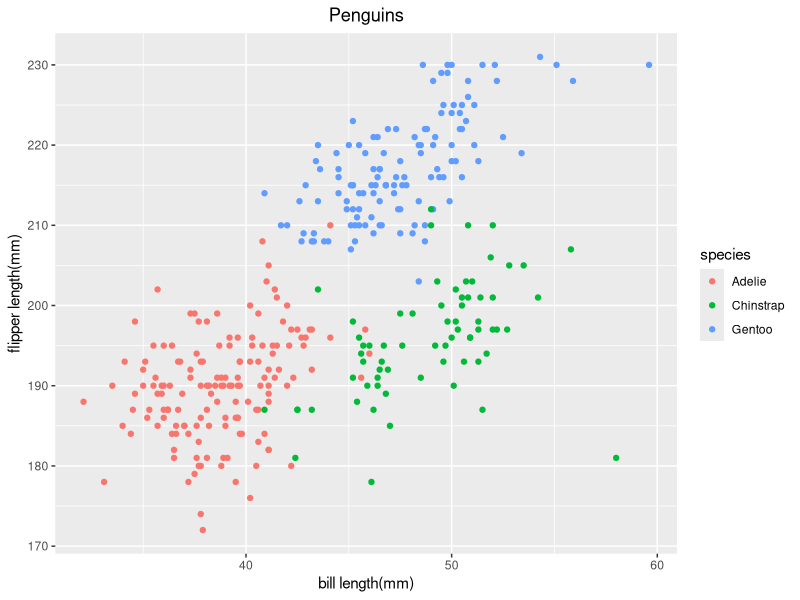
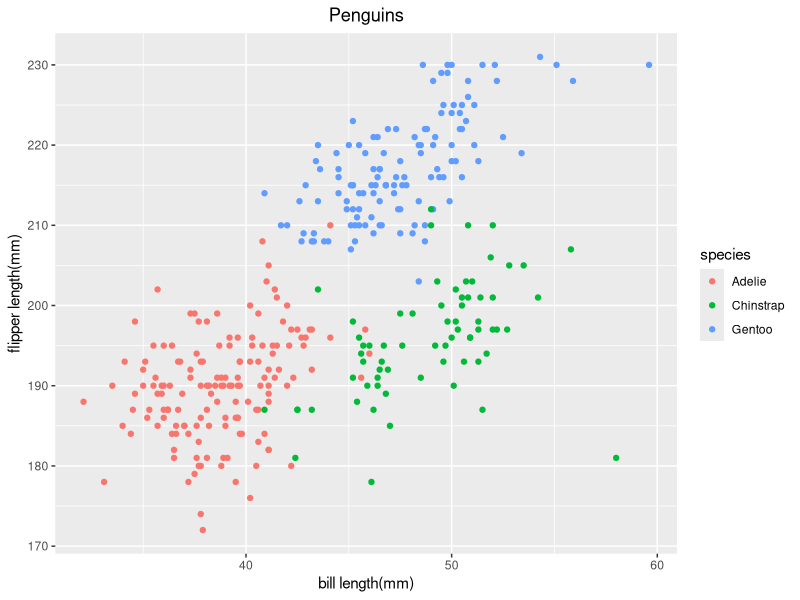

Recreate these plots in R, in order.
## ---- chunk 1
library(tidyverse)

## ---- chunk 2
set.seed(97)
## ---- chunk 3

df_1 = tibble(
  vec_norm = rnorm(10),
  vec_logical = vec_norm > 0,
  vec_char = rep("char", each = 10),
  vec_factor = factor(sample(c("low", "mid", "high"), 
                             size = 10, replace = TRUE))
)

df_1

#Try to apply mean() to each variable:
mean(df_1 $ vec_norm)
mean(df_1 $ vec_logical)
mean(df_1 $ vec_char)
mean(df_1 $ vec_factor)
## ---- chunk 4
logi_ = df_1$vec_logical
norm_ = df_1$vec_norm

as.numeric(logi_) * (norm_)
as.factor(logi_) * (norm_)
as.numeric(as.factor(logi_)) * (norm_)

## ---- chunk 5
data("penguins", package = "palmerpenguins")
summary(penguins)

## ---- chunk 6
plot_df = tibble(
  x = penguins$bill_length_mm,
  y = penguins$flipper_length_mm
)

species = penguins$species

ggplot(plot_df, aes(x = x, y = y, color = species)) +
  geom_point() +
  xlab("bill length(mm)") +
  ylab("flipper length(mm)") +
  ggtitle("Penguins") +
  theme(plot.title = element_text(hjust = 0.5))

## ---- chunk 7
ggsave(file = "penguins_plot.png", width = 6, height = 6, type = "cairo", dpi = 250)
